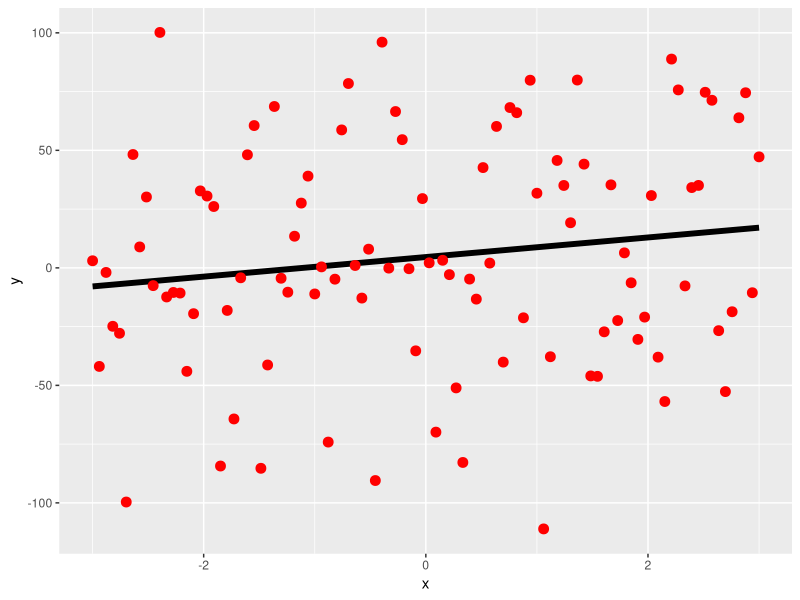
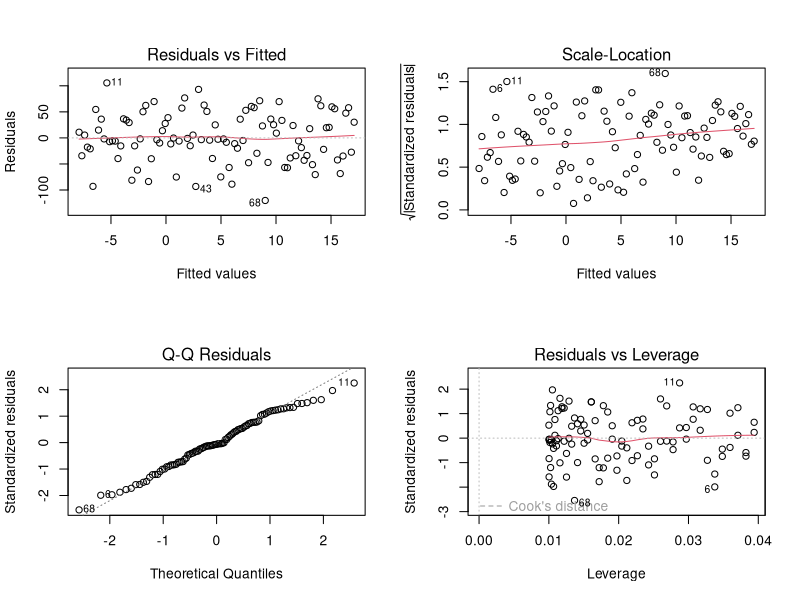

The R script that drew these images, in order:
library(ggplot2)

df <- data.frame(x = seq(-3,3,length.out=100))
df$y <- 2 + 3 * df$x + rnorm(100, sd = 50)

ggplot(data = df, aes(x = x, y = y)) +
     geom_smooth(method="lm",formula=y~x, se=FALSE,color="black",size=2)+
     geom_point(color="red",cex=3)

##########
T <- lm(y~x,data=df)
summary(T)
confint(T,level=0.95)
        
layout(matrix(c(1,2,3,4),2,2)) # optional 4 graphs/page
plot(T)